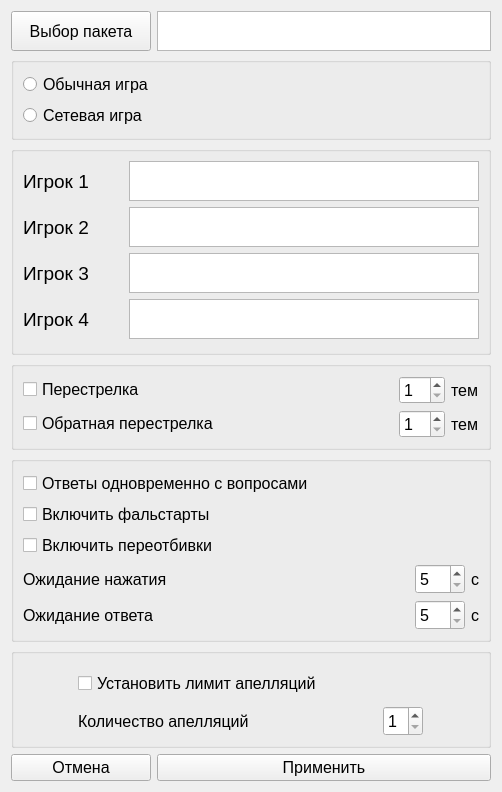
<?xml version="1.0" encoding="UTF-8"?>
<ui version="4.0">
 <class>settingsWindow</class>
 <widget class="QWidget" name="settingsWindow">
  <property name="windowModality">
   <enum>Qt::WindowModal</enum>
  </property>
  <property name="geometry">
   <rect>
    <x>0</x>
    <y>0</y>
    <width>502</width>
    <height>792</height>
   </rect>
  </property>
  <property name="maximumSize">
   <size>
    <width>600</width>
    <height>1200</height>
   </size>
  </property>
  <property name="windowTitle">
   <string>Form</string>
  </property>
  <layout class="QGridLayout" name="gridLayout_5">
   <item row="0" column="0">
    <widget class="QPushButton" name="chooseFileButton">
     <property name="minimumSize">
      <size>
       <width>140</width>
       <height>40</height>
      </size>
     </property>
     <property name="maximumSize">
      <size>
       <width>500</width>
       <height>400</height>
      </size>
     </property>
     <property name="font">
      <font>
       <family>Arial</family>
       <pointsize>12</pointsize>
      </font>
     </property>
     <property name="text">
      <string>Выбор пакета</string>
     </property>
    </widget>
   </item>
   <item row="0" column="1">
    <widget class="QTextEdit" name="fileEdit">
     <property name="minimumSize">
      <size>
       <width>260</width>
       <height>40</height>
      </size>
     </property>
     <property name="maximumSize">
      <size>
       <width>360</width>
       <height>40</height>
      </size>
     </property>
    </widget>
   </item>
   <item row="1" column="0" colspan="2">
    <widget class="QGroupBox" name="gameModeBox">
     <property name="title">
      <string/>
     </property>
     <layout class="QVBoxLayout" name="verticalLayout">
      <item>
       <widget class="QRadioButton" name="usualGameButton">
        <property name="font">
         <font>
          <family>Arial</family>
          <pointsize>12</pointsize>
         </font>
        </property>
        <property name="text">
         <string>Обычная игра</string>
        </property>
       </widget>
      </item>
      <item>
       <widget class="QRadioButton" name="networkGameButton">
        <property name="font">
         <font>
          <family>Arial</family>
          <pointsize>12</pointsize>
         </font>
        </property>
        <property name="text">
         <string>Сетевая игра</string>
        </property>
       </widget>
      </item>
     </layout>
    </widget>
   </item>
   <item row="2" column="0" colspan="2">
    <widget class="QGroupBox" name="playersBox">
     <property name="minimumSize">
      <size>
       <width>480</width>
       <height>0</height>
      </size>
     </property>
     <property name="maximumSize">
      <size>
       <width>500</width>
       <height>16777215</height>
      </size>
     </property>
     <property name="title">
      <string/>
     </property>
     <layout class="QGridLayout" name="gridLayout_2">
      <item row="0" column="0">
       <widget class="QLabel" name="player1_label">
        <property name="maximumSize">
         <size>
          <width>100</width>
          <height>40</height>
         </size>
        </property>
        <property name="font">
         <font>
          <family>Arial</family>
          <pointsize>14</pointsize>
         </font>
        </property>
        <property name="text">
         <string>Игрок 1</string>
        </property>
       </widget>
      </item>
      <item row="0" column="1">
       <widget class="QTextEdit" name="player1_Edit">
        <property name="maximumSize">
         <size>
          <width>360</width>
          <height>40</height>
         </size>
        </property>
        <property name="font">
         <font>
          <family>Arial</family>
          <pointsize>12</pointsize>
         </font>
        </property>
       </widget>
      </item>
      <item row="1" column="0">
       <widget class="QLabel" name="player2_label">
        <property name="maximumSize">
         <size>
          <width>100</width>
          <height>40</height>
         </size>
        </property>
        <property name="font">
         <font>
          <family>Arial</family>
          <pointsize>14</pointsize>
         </font>
        </property>
        <property name="text">
         <string>Игрок 2</string>
        </property>
       </widget>
      </item>
      <item row="1" column="1">
       <widget class="QTextEdit" name="player2_Edit">
        <property name="maximumSize">
         <size>
          <width>360</width>
          <height>40</height>
         </size>
        </property>
        <property name="font">
         <font>
          <family>Arial</family>
          <pointsize>12</pointsize>
         </font>
        </property>
       </widget>
      </item>
      <item row="2" column="0">
       <widget class="QLabel" name="player3_label">
        <property name="maximumSize">
         <size>
          <width>100</width>
          <height>40</height>
         </size>
        </property>
        <property name="font">
         <font>
          <family>Arial</family>
          <pointsize>14</pointsize>
         </font>
        </property>
        <property name="text">
         <string>Игрок 3</string>
        </property>
       </widget>
      </item>
      <item row="2" column="1">
       <widget class="QTextEdit" name="player3_Edit">
        <property name="maximumSize">
         <size>
          <width>360</width>
          <height>40</height>
         </size>
        </property>
        <property name="font">
         <font>
          <family>Arial</family>
          <pointsize>12</pointsize>
         </font>
        </property>
       </widget>
      </item>
      <item row="3" column="0">
       <widget class="QLabel" name="player4_label">
        <property name="minimumSize">
         <size>
          <width>100</width>
          <height>40</height>
         </size>
        </property>
        <property name="maximumSize">
         <size>
          <width>100</width>
          <height>40</height>
         </size>
        </property>
        <property name="font">
         <font>
          <family>Arial</family>
          <pointsize>14</pointsize>
         </font>
        </property>
        <property name="text">
         <string>Игрок 4</string>
        </property>
       </widget>
      </item>
      <item row="3" column="1">
       <widget class="QTextEdit" name="player4_Edit">
        <property name="maximumSize">
         <size>
          <width>360</width>
          <height>40</height>
         </size>
        </property>
        <property name="font">
         <font>
          <family>Arial</family>
          <pointsize>12</pointsize>
         </font>
        </property>
       </widget>
      </item>
     </layout>
    </widget>
   </item>
   <item row="3" column="0" colspan="2">
    <widget class="QGroupBox" name="groupBox">
     <property name="title">
      <string/>
     </property>
     <layout class="QGridLayout" name="gridLayout_3">
      <item row="1" column="1">
       <spacer name="horizontalSpacer_2">
        <property name="orientation">
         <enum>Qt::Horizontal</enum>
        </property>
        <property name="sizeHint" stdset="0">
         <size>
          <width>40</width>
          <height>20</height>
         </size>
        </property>
       </spacer>
      </item>
      <item row="1" column="0">
       <widget class="QCheckBox" name="oShootingCheckBox">
        <property name="font">
         <font>
          <family>Arial</family>
          <pointsize>12</pointsize>
         </font>
        </property>
        <property name="text">
         <string>Обратная перестрелка</string>
        </property>
       </widget>
      </item>
      <item row="1" column="2">
       <widget class="QSpinBox" name="oShootingSpinBox">
        <property name="font">
         <font>
          <family>Arial</family>
          <pointsize>12</pointsize>
         </font>
        </property>
        <property name="minimum">
         <number>1</number>
        </property>
        <property name="maximum">
         <number>10</number>
        </property>
        <property name="value">
         <number>1</number>
        </property>
       </widget>
      </item>
      <item row="1" column="3">
       <widget class="QLabel" name="oShootingLabel">
        <property name="font">
         <font>
          <family>Arial</family>
          <pointsize>12</pointsize>
         </font>
        </property>
        <property name="text">
         <string>тем</string>
        </property>
       </widget>
      </item>
      <item row="0" column="0">
       <widget class="QCheckBox" name="shootingCheckBox">
        <property name="font">
         <font>
          <family>Arial</family>
          <pointsize>12</pointsize>
         </font>
        </property>
        <property name="text">
         <string>Перестрелка</string>
        </property>
       </widget>
      </item>
      <item row="0" column="1">
       <spacer name="horizontalSpacer">
        <property name="orientation">
         <enum>Qt::Horizontal</enum>
        </property>
        <property name="sizeHint" stdset="0">
         <size>
          <width>40</width>
          <height>20</height>
         </size>
        </property>
       </spacer>
      </item>
      <item row="0" column="2">
       <widget class="QSpinBox" name="shootingSpinBox">
        <property name="maximumSize">
         <size>
          <width>50</width>
          <height>50</height>
         </size>
        </property>
        <property name="font">
         <font>
          <family>Arial</family>
          <pointsize>12</pointsize>
         </font>
        </property>
        <property name="minimum">
         <number>1</number>
        </property>
        <property name="maximum">
         <number>10</number>
        </property>
        <property name="value">
         <number>1</number>
        </property>
       </widget>
      </item>
      <item row="0" column="3">
       <widget class="QLabel" name="shootingLabel">
        <property name="font">
         <font>
          <family>Arial</family>
          <pointsize>12</pointsize>
         </font>
        </property>
        <property name="text">
         <string>тем</string>
        </property>
       </widget>
      </item>
     </layout>
    </widget>
   </item>
   <item row="5" column="0" colspan="2">
    <widget class="QGroupBox" name="appealBox">
     <property name="minimumSize">
      <size>
       <width>400</width>
       <height>100</height>
      </size>
     </property>
     <property name="maximumSize">
      <size>
       <width>16777215</width>
       <height>100</height>
      </size>
     </property>
     <property name="title">
      <string/>
     </property>
     <layout class="QGridLayout" name="gridLayout">
      <item row="0" column="0">
       <widget class="QCheckBox" name="appealLimitedBox">
        <property name="minimumSize">
         <size>
          <width>40</width>
          <height>40</height>
         </size>
        </property>
        <property name="maximumSize">
         <size>
          <width>300</width>
          <height>16777215</height>
         </size>
        </property>
        <property name="font">
         <font>
          <family>Arial</family>
          <pointsize>12</pointsize>
         </font>
        </property>
        <property name="text">
         <string>Установить лимит апелляций</string>
        </property>
       </widget>
      </item>
      <item row="1" column="0">
       <widget class="QLabel" name="label">
        <property name="maximumSize">
         <size>
          <width>220</width>
          <height>16777215</height>
         </size>
        </property>
        <property name="font">
         <font>
          <family>Arial</family>
          <pointsize>12</pointsize>
         </font>
        </property>
        <property name="text">
         <string>Количество апелляций</string>
        </property>
       </widget>
      </item>
      <item row="1" column="1">
       <widget class="QSpinBox" name="appealQuantityBox">
        <property name="minimumSize">
         <size>
          <width>40</width>
          <height>30</height>
         </size>
        </property>
        <property name="maximumSize">
         <size>
          <width>40</width>
          <height>16777215</height>
         </size>
        </property>
        <property name="font">
         <font>
          <family>Arial</family>
          <pointsize>12</pointsize>
         </font>
        </property>
        <property name="minimum">
         <number>1</number>
        </property>
        <property name="maximum">
         <number>4</number>
        </property>
       </widget>
      </item>
     </layout>
    </widget>
   </item>
   <item row="6" column="0">
    <widget class="QPushButton" name="cancelButton">
     <property name="font">
      <font>
       <family>Arial</family>
       <pointsize>12</pointsize>
      </font>
     </property>
     <property name="text">
      <string>Отмена</string>
     </property>
    </widget>
   </item>
   <item row="6" column="1">
    <widget class="QPushButton" name="applyButton">
     <property name="font">
      <font>
       <family>Arial</family>
       <pointsize>12</pointsize>
      </font>
     </property>
     <property name="text">
      <string>Применить</string>
     </property>
    </widget>
   </item>
   <item row="4" column="0" colspan="2">
    <widget class="QGroupBox" name="timerBox">
     <property name="title">
      <string/>
     </property>
     <layout class="QGridLayout" name="gridLayout_4">
      <item row="4" column="3">
       <widget class="QLabel" name="second2Label">
        <property name="maximumSize">
         <size>
          <width>220</width>
          <height>16777215</height>
         </size>
        </property>
        <property name="font">
         <font>
          <family>Arial</family>
          <pointsize>12</pointsize>
         </font>
        </property>
        <property name="text">
         <string>с</string>
        </property>
       </widget>
      </item>
      <item row="3" column="2">
       <widget class="QSpinBox" name="waitingSignalBox">
        <property name="minimumSize">
         <size>
          <width>50</width>
          <height>30</height>
         </size>
        </property>
        <property name="maximumSize">
         <size>
          <width>50</width>
          <height>16777215</height>
         </size>
        </property>
        <property name="font">
         <font>
          <family>Arial</family>
          <pointsize>12</pointsize>
         </font>
        </property>
        <property name="minimum">
         <number>5</number>
        </property>
        <property name="maximum">
         <number>10</number>
        </property>
       </widget>
      </item>
      <item row="4" column="1">
       <spacer name="horizontalSpacer_3">
        <property name="orientation">
         <enum>Qt::Horizontal</enum>
        </property>
        <property name="sizeHint" stdset="0">
         <size>
          <width>40</width>
          <height>20</height>
         </size>
        </property>
       </spacer>
      </item>
      <item row="4" column="2">
       <widget class="QSpinBox" name="waitingAnswerBox">
        <property name="minimumSize">
         <size>
          <width>50</width>
          <height>30</height>
         </size>
        </property>
        <property name="maximumSize">
         <size>
          <width>50</width>
          <height>16777215</height>
         </size>
        </property>
        <property name="font">
         <font>
          <family>Arial</family>
          <pointsize>12</pointsize>
         </font>
        </property>
        <property name="minimum">
         <number>5</number>
        </property>
        <property name="maximum">
         <number>30</number>
        </property>
       </widget>
      </item>
      <item row="4" column="0">
       <widget class="QLabel" name="waitingAnswerLabel">
        <property name="maximumSize">
         <size>
          <width>220</width>
          <height>16777215</height>
         </size>
        </property>
        <property name="font">
         <font>
          <family>Arial</family>
          <pointsize>12</pointsize>
         </font>
        </property>
        <property name="text">
         <string>Ожидание ответа</string>
        </property>
       </widget>
      </item>
      <item row="2" column="0">
       <widget class="QCheckBox" name="resignalBox">
        <property name="font">
         <font>
          <family>Arial</family>
          <pointsize>12</pointsize>
         </font>
        </property>
        <property name="text">
         <string>Включить переотбивки</string>
        </property>
       </widget>
      </item>
      <item row="3" column="0">
       <widget class="QLabel" name="waitingSignalLabel">
        <property name="maximumSize">
         <size>
          <width>220</width>
          <height>16777215</height>
         </size>
        </property>
        <property name="font">
         <font>
          <family>Arial</family>
          <pointsize>12</pointsize>
         </font>
        </property>
        <property name="text">
         <string>Ожидание нажатия</string>
        </property>
       </widget>
      </item>
      <item row="1" column="0">
       <widget class="QCheckBox" name="falstartBox">
        <property name="font">
         <font>
          <family>Arial</family>
          <pointsize>12</pointsize>
         </font>
        </property>
        <property name="text">
         <string>Включить фальстарты</string>
        </property>
       </widget>
      </item>
      <item row="3" column="3">
       <widget class="QLabel" name="second1Label">
        <property name="maximumSize">
         <size>
          <width>220</width>
          <height>16777215</height>
         </size>
        </property>
        <property name="font">
         <font>
          <family>Arial</family>
          <pointsize>12</pointsize>
         </font>
        </property>
        <property name="text">
         <string>с</string>
        </property>
       </widget>
      </item>
      <item row="0" column="0" colspan="2">
       <widget class="QCheckBox" name="qaBox">
        <property name="font">
         <font>
          <family>Arial</family>
          <pointsize>12</pointsize>
         </font>
        </property>
        <property name="text">
         <string>Ответы одновременно с вопросами</string>
        </property>
       </widget>
      </item>
     </layout>
    </widget>
   </item>
  </layout>
 </widget>
 <tabstops>
  <tabstop>chooseFileButton</tabstop>
  <tabstop>fileEdit</tabstop>
  <tabstop>cancelButton</tabstop>
  <tabstop>applyButton</tabstop>
 </tabstops>
 <resources/>
 <connections/>
</ui>
